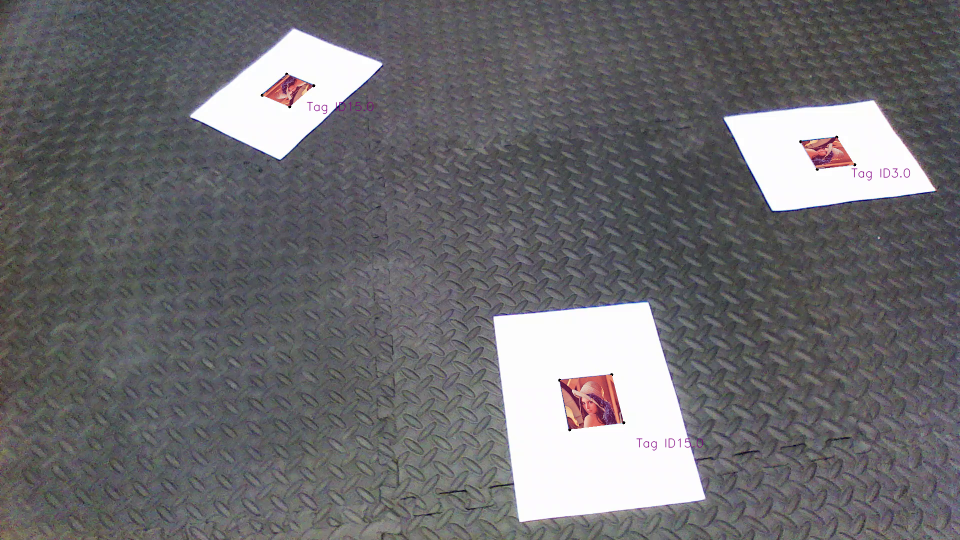
#> input picture Project1/lena.png, 1920 x 1080 px, found by its file name (shown at 1/2 size)
$ python AR_Tag.py
#> lines starting #> are read from the running program, lines starting #| are printed output that depends on the picture; after the words box and inside, x2 and y2 are one past the last pixel; in counts of white or black regions, pixels touching at a corner belong together; pictures that were not available may be replaced by others from this repository, and a replacement may not be noted
"""
ENPM673 Spring 2019: Perception for Autonomous Robots
Project 1: Feducial Markers: AR Tag


Author:
Piyushkumar Bhuva (116327473)
piyush63@terpmail.umd.edu

"""

import numpy as np
try:
    sys.path.remove('/opt/ros/kinetic/lib/python2.7/dist-packages')
except:
    pass

#importing dependencies
import cv2
import math
import copy
import imutils
import argparse
import glob


# [169 lines left out: functions rotateMatrix, getinfomat, Estimated_Homography, mat_params, draw_cube, causewarpPerspectivewasntgoodenoughforyou, not called in this run]
############################################################################################################################################

def main():

    # Add any Command Line arguments here
    Parser = argparse.ArgumentParser()
    Parser.add_argument('--video', default='multipleTags', help='Define name of the video you want to use')
    Parser.add_argument('--lena_flag', default=False, help='You want to display lena or not')
    Parser.add_argument('--cube_flag', default=False, help='You want to display Cube or not')

    Args = Parser.parse_args()
    video = Args.video
    lena_flag = Args.lena_flag
    cube_flag = Args.cube_flag
    path = './data/Input Sequences/'+str(video)+'.mp4'
    #Tag Detection
    cap = cv2.VideoCapture(path)

    lena=cv2.imread("./data/Lena.png")
#> lena is the input picture: shape (1080, 1920, 3); mean B, G, R 111.9, 108.8, 109.7


    # We convert the resolutions from float to integer.
    frame_width = int(cap.get(3))
    frame_height = int(cap.get(4))
    print(frame_width,frame_height)
    output = str(video)+'.mp4'


    #Setup Blob detector
    detector = cv2.SimpleBlobDetector_create()
    params = cv2.SimpleBlobDetector_Params()

    params.filterByArea = True
    params.maxArea = 50000
    params.filterByColor = True
    params.blobColor = 255

    detector = cv2.SimpleBlobDetector_create(params)
    count = 0
    while(True):
        ret, image = cap.read()
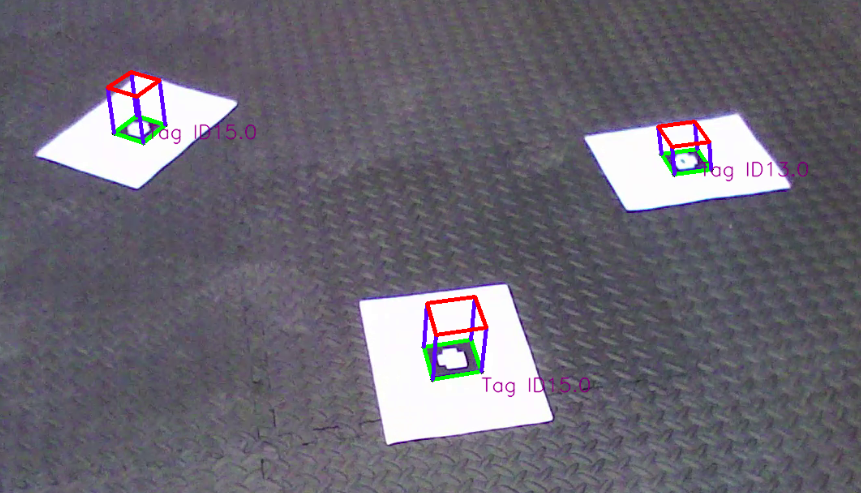
#> input picture Project1/cube.png, 861 x 493 px, given in place of multipleTags.mp4, which was not available
#> image is the input picture: shape (493, 861, 3); mean B, G, R 115.8, 104.9, 108.7
        im = copy.deepcopy(image)
        frame = cv2.cvtColor(image,cv2.COLOR_BGR2GRAY)
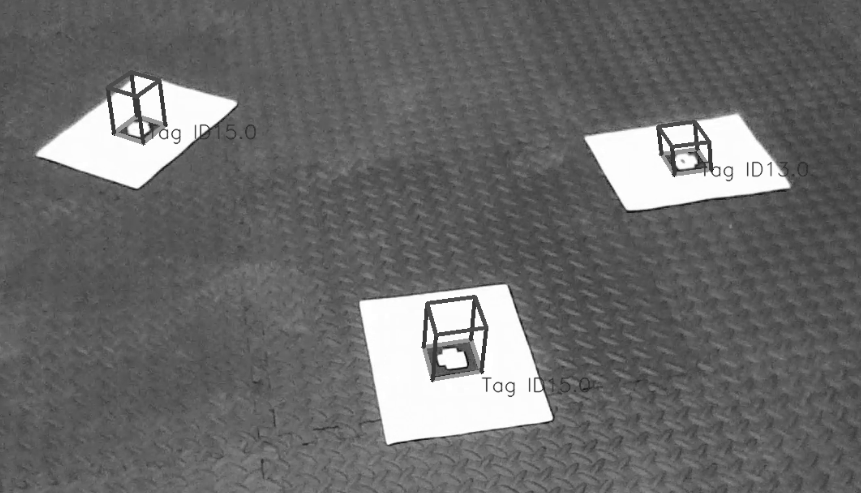
#> frame: shape (493, 861); min 10, max 255, mean 107.3
        blackmin = 180     #np.array([20,50,50])
        blackmax = 255     #np.array([60,255,255])
        mask = cv2.inRange(frame,blackmin,blackmax)
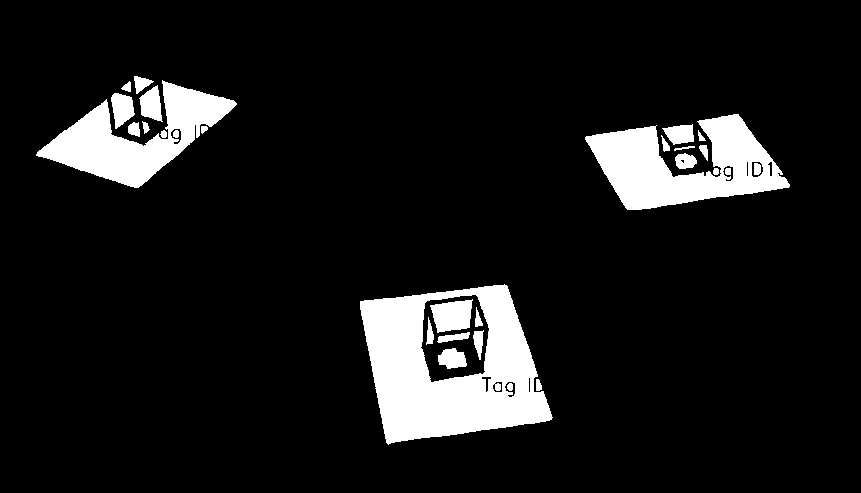
#> mask: shape (493, 861); 9.7% white; 29 white regions, largest, box (x1, y1, x2, y2) and area: (360, 284, 553, 445) 17638, (585, 114, 790, 210) 10113, (36, 80, 237, 188) 8361

        res = cv2.bitwise_and(frame,frame,mask = mask)

        lmask = np.ones(lena.shape)
        l = np.uint8(np.zeros(im.shape))
        lsmask = np.zeros(im.shape)


        ## Blob detection
        reverse_mask = mask
        keypoints = detector.detect(reverse_mask)
#> keypoints = 7 keypoints; (x, y, size): (454, 337, 80.8), (757, 169, 9.4), (204, 129, 6.2), (728, 171, 6.2), (472, 372, 6.1), (176, 134, 6.1), (716, 171, 6.1)

        draw = cv2.drawKeypoints(res, keypoints, np.array([]), (0,0,255), cv2.DRAW_MATCHES_FLAGS_DRAW_RICH_KEYPOINTS)
        # print(len(keypoints))
        for i in range(0,len(keypoints)):
            if (keypoints[i]!=[]):
                (x,y) = keypoints[i].pt
                r = np.ceil(keypoints[i].size)*1
                #Crop the video to view only the Tag and white background
                out = res[int(y-r):int(y+r),int(x-r):int(x+r)]

            gray = out
            # cv2.imshow('videqo',draw)

            cnts = cv2.findContours(gray, cv2.RETR_TREE, cv2.CHAIN_APPROX_SIMPLE)
            cnts = imutils.grab_contours(cnts)
            cnts = sorted(cnts, key = cv2.contourArea, reverse = True)[1:]

            for c in cnts:
            # approximate the contour
                peri = cv2.arcLength(c, True)
                approx = cv2.approxPolyDP(c, 0.015 * peri, True)
                if len(approx) == 4:
                    screenCnt = approx
                    break

            a = np.array(screenCnt)
            p1 = np.zeros([4,2])
            p1[0:4,0] = a[0:4,0,0]
            p1[0:4,1] = a[0:4,0,1]

            R = np.ones([4,2])*r
            C = np.matmul(np.ones([4,2]),([[x,0],[0,y]]))
            p1w = (np.ceil(C - R + p1)).astype(int)

            s = 100#10*(max(p1[0])-min(p1[0])).astype(int)
            p2 = np.array([[0,0],[s,0],[s,s],[0,s]])

            rangex = np.array([0,s]).astype(int)
            rangey = np.array([0,s]).astype(int)


            h = Estimated_Homography(p2,p1w)
            tr = causewarpPerspectivewasntgoodenoughforyou(np.zeros([200,200]),h,res,rangex,rangey)

            tr = tr[0:s,0:s]


            tag,id,p1w = getinfomat(tr,p1w)
            print(tag, id)

            for i in range(0,4):
                cv2.circle(im,(p1w[i,0],p1w[i,1]),3,(0,0,0),-1)

            p2l = np.array([[0,lena.shape[0]],[lena.shape[1],lena.shape[0]],[lena.shape[1],0],[0,0]])
            h2 = Estimated_Homography(p1w,p2l)

            rangex1 = np.array([min(p1w[:,0]+1), max(p1w[:,0])-1]).astype(int)
            rangey1 = np.array([min(p1w[:,1]+1), max(p1w[:,1])-1]).astype(int)
            if (lena_flag):
                im = causewarpPerspectivewasntgoodenoughforyou(im,h2,lena,rangex1,rangey1)
            else:
                im = causewarpPerspectivewasntgoodenoughforyou(im,h2,np.zeros([2,2]),rangex1,rangey1)

            #Calibaration Matrix
            K =np.array([[1406.08415449821,0,0],
                        [2.20679787308599, 1417.99930662800,0],
                        [1014.13643417416, 566.347754321696,1]]).T

            H_cube = Estimated_Homography(p1w,p2l)
            R = mat_params(K,H_cube)
            # print("P mat",np.matmul(K,R))
            if (cube_flag):
                im = draw_cube(K,R,p1w,p2l,im)
            font = cv2.FONT_HERSHEY_SIMPLEX
            text = 'Tag ID'+str(id)
            oX = (x+r-25).astype(int)
            oY = (y+r-25).astype(int)
            cv2.putText(im,text,(oX,oY), font, 0.8,(128,0,128),1,cv2.LINE_AA)


            cv2.imshow('video',im)
            out_vid = 'video/cube/'+str(video)+'/'+str(count)+'.png'
            cv2.imwrite(out_vid,im)
            count= count+1
#> this loop made 1 pass
#> (x, y, r) on pass 1: (471.9, 371.8, 7)
#> after the loop, count = 0
        if cv2.waitKey(1) & 0xff==ord('q'):
            cv2.destroyAllWindows()
            break

if __name__ == '__main__':
#> (the run stopped early here; a loop or call above may not have finished)
